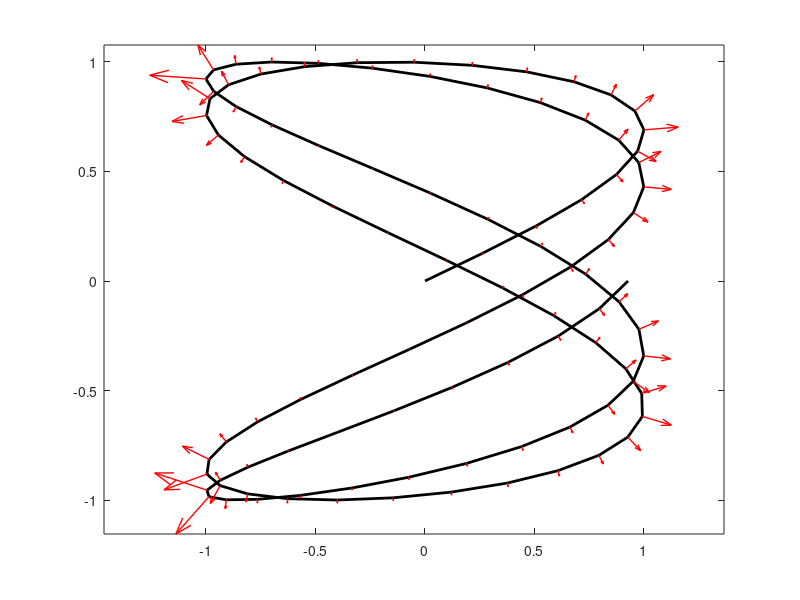
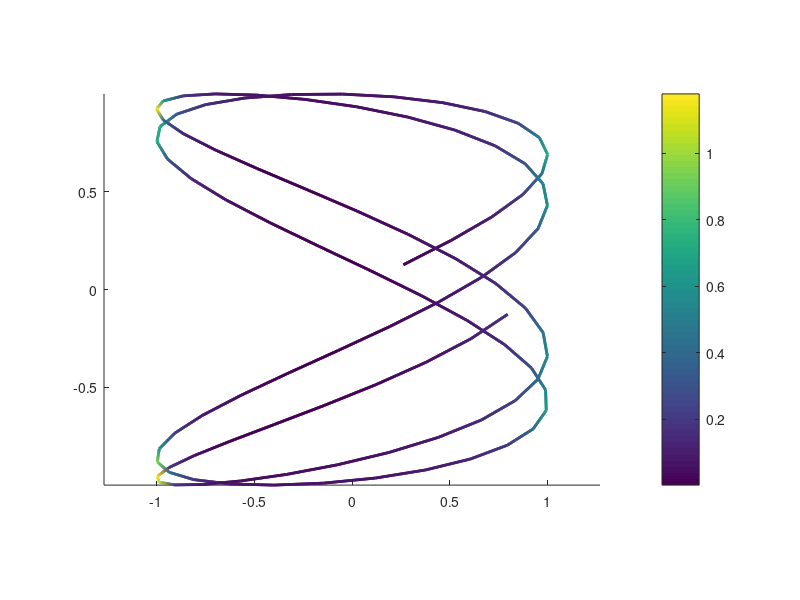
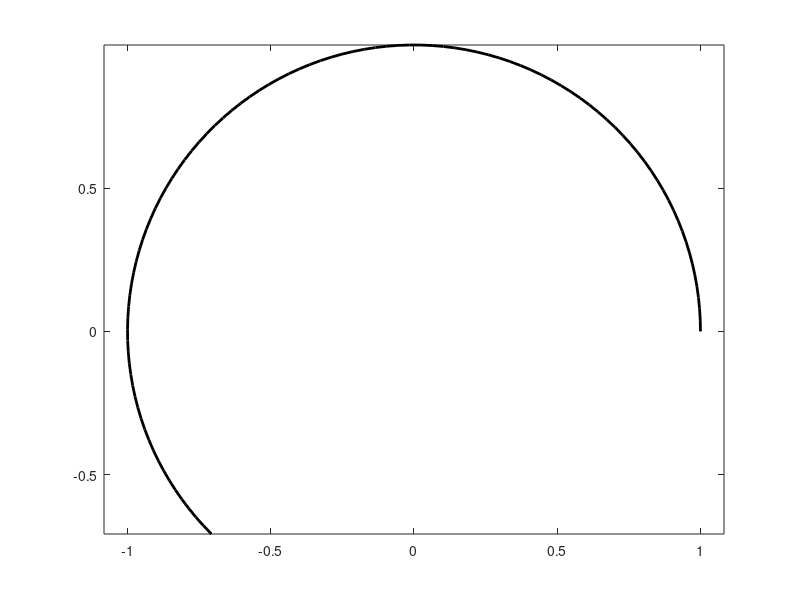

Recreate these plots in MATLAB, in order. (Note: this script raises an error after producing the figures.)
clear; clc; close all;
%% Problem 2(c)
a = 4; b = 2;
delta = pi/3;
n = 100;

t = linspace(0,2*pi,n);
x = sin(a*t*delta);
y = sin(b*t);

u = zeros(1,n-2);
v = zeros(1,n-2);
xy = [x; y];
diff = xy(:,2:end)-xy(:,1:end-1);

%%% YOUR CODE TO COMPUTE GRADIENT HERE %%%

direction = diff ./ sqrt(sum(diff.*diff));
grad = direction(:, 1:end-1) - direction(:, 2:end);

u(1,:) = grad(1, :);
v(1,:) = grad(2, :);

%%% END HOMEWORK PROBLEM %%%

figure;
plot(x,y,'linewidth',2,'color','black'); hold on;
quiver(x(2:end-1),y(2:end-1),u,v,'linewidth',1,'color','red');
axis equal;



%% Problem 2(d)
%%% YOUR CODE TO COMPUTE KAPPA HERE %%%

kappa = sum(direction(:, 1:end-1) .* direction(:, 2:end));
kappa = acos(kappa);
kappa = 2*sin(kappa/2);

%%% END HOMEWORK PROBLEM %%%

figure;
X = x(2:end-1);
Y = y(2:end-1);
Z = zeros(size(kappa));
surface([X;X],[Y;Y],[Z;Z],[kappa;kappa],...
    'edgecolor', 'interp', 'linewidth',2);
axis equal;
colorbar;

%% Problem 2(e)
t0 = 0;
t1 = pi*1.25;
nSamples = 100;
nSteps = 10000;

% We provide a few examples of curves to try
% curveFunction = @(t) [(cos(t)-cos(3*t).^3); (sin(t)-sin(3*t).^3)]';
curveFunction = @(t) [cos(t);sin(t)]';
% curveFunction = @(t) [t;(t-t0).*(t1-t)]';
curve = curveFunction(linspace(t0,t1,nSamples));

% Time step
f = figure;
plt = plot(curve(:,1),curve(:,2),'k','linewidth',2);
axis equal;
for i=1:nSteps
    %%% YOUR CODE HERE TO PERFORM GRADIENT DESCENT %%%

    h = 0.05;

    diff = curve(2:end, :)-curve(1:end-1, :);
    direction = diff ./ sqrt(sum(diff.*diff));

    grad = zeros(nSamples,2);
    grad(2:end-1,:) = direction(1:end-1, :) - direction(2:end, :);

    curve = curve - h*grad;

    %%% END HOMEWORK PROBLEM %%%
    plt.XData = curve(:,1);
    plt.YData = curve(:,2);
    drawnow;

end

